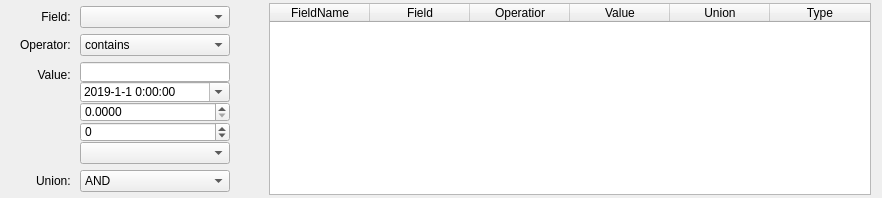
<?xml version="1.0" encoding="UTF-8"?>
<ui version="4.0">
 <class>SearchFieldForm</class>
 <widget class="QWidget" name="SearchFieldForm">
  <property name="geometry">
   <rect>
    <x>0</x>
    <y>0</y>
    <width>882</width>
    <height>190</height>
   </rect>
  </property>
  <property name="focusPolicy">
   <enum>Qt::StrongFocus</enum>
  </property>
  <property name="windowTitle">
   <string>Form</string>
  </property>
  <layout class="QHBoxLayout" name="horizontalLayout" stretch="0,0,1">
   <property name="spacing">
    <number>3</number>
   </property>
   <property name="topMargin">
    <number>3</number>
   </property>
   <property name="bottomMargin">
    <number>3</number>
   </property>
   <item>
    <widget class="QWidget" name="widget" native="true">
     <property name="minimumSize">
      <size>
       <width>220</width>
       <height>0</height>
      </size>
     </property>
     <property name="maximumSize">
      <size>
       <width>220</width>
       <height>16777215</height>
      </size>
     </property>
     <layout class="QGridLayout" name="gridLayout">
      <property name="sizeConstraint">
       <enum>QLayout::SetMinimumSize</enum>
      </property>
      <property name="leftMargin">
       <number>3</number>
      </property>
      <property name="topMargin">
       <number>3</number>
      </property>
      <property name="rightMargin">
       <number>3</number>
      </property>
      <property name="bottomMargin">
       <number>3</number>
      </property>
      <item row="2" column="4" rowspan="2">
       <widget class="QWidget" name="widget_3" native="true">
        <property name="minimumSize">
         <size>
          <width>150</width>
          <height>0</height>
         </size>
        </property>
        <property name="maximumSize">
         <size>
          <width>150</width>
          <height>16777215</height>
         </size>
        </property>
        <layout class="QVBoxLayout" name="verticalLayout">
         <property name="spacing">
          <number>0</number>
         </property>
         <property name="leftMargin">
          <number>0</number>
         </property>
         <property name="topMargin">
          <number>0</number>
         </property>
         <property name="rightMargin">
          <number>0</number>
         </property>
         <property name="bottomMargin">
          <number>0</number>
         </property>
         <item>
          <widget class="QLineEdit" name="leValue">
           <property name="minimumSize">
            <size>
             <width>150</width>
             <height>20</height>
            </size>
           </property>
           <property name="maximumSize">
            <size>
             <width>150</width>
             <height>20</height>
            </size>
           </property>
           <property name="dragEnabled">
            <bool>true</bool>
           </property>
          </widget>
         </item>
         <item>
          <widget class="QDateTimeEdit" name="dteValue">
           <property name="minimumSize">
            <size>
             <width>150</width>
             <height>20</height>
            </size>
           </property>
           <property name="maximumSize">
            <size>
             <width>150</width>
             <height>20</height>
            </size>
           </property>
           <property name="dateTime">
            <datetime>
             <hour>0</hour>
             <minute>0</minute>
             <second>0</second>
             <year>2019</year>
             <month>1</month>
             <day>1</day>
            </datetime>
           </property>
           <property name="minimumDate">
            <date>
             <year>2000</year>
             <month>1</month>
             <day>1</day>
            </date>
           </property>
           <property name="currentSection">
            <enum>QDateTimeEdit::YearSection</enum>
           </property>
           <property name="displayFormat">
            <string>yyyy-M-d H:mm:ss</string>
           </property>
           <property name="calendarPopup">
            <bool>true</bool>
           </property>
          </widget>
         </item>
         <item>
          <widget class="QDoubleSpinBox" name="floatValue">
           <property name="minimumSize">
            <size>
             <width>150</width>
             <height>20</height>
            </size>
           </property>
           <property name="maximumSize">
            <size>
             <width>150</width>
             <height>20</height>
            </size>
           </property>
           <property name="decimals">
            <number>4</number>
           </property>
           <property name="maximum">
            <double>9999999999.989999771118164</double>
           </property>
          </widget>
         </item>
         <item>
          <widget class="QSpinBox" name="intValue">
           <property name="minimumSize">
            <size>
             <width>150</width>
             <height>20</height>
            </size>
           </property>
           <property name="maximumSize">
            <size>
             <width>150</width>
             <height>20</height>
            </size>
           </property>
           <property name="minimum">
            <number>-999999999</number>
           </property>
           <property name="maximum">
            <number>999999999</number>
           </property>
           <property name="singleStep">
            <number>1</number>
           </property>
          </widget>
         </item>
         <item>
          <widget class="QComboBox" name="comboValue"/>
         </item>
        </layout>
       </widget>
      </item>
      <item row="2" column="2">
       <widget class="QLabel" name="label_2">
        <property name="maximumSize">
         <size>
          <width>16777215</width>
          <height>25</height>
         </size>
        </property>
        <property name="text">
         <string>Value: </string>
        </property>
        <property name="alignment">
         <set>Qt::AlignRight|Qt::AlignTrailing|Qt::AlignVCenter</set>
        </property>
       </widget>
      </item>
      <item row="1" column="2">
       <widget class="QLabel" name="labOperator">
        <property name="text">
         <string>Operator: </string>
        </property>
        <property name="alignment">
         <set>Qt::AlignRight|Qt::AlignTrailing|Qt::AlignVCenter</set>
        </property>
       </widget>
      </item>
      <item row="0" column="2">
       <widget class="QLabel" name="label">
        <property name="minimumSize">
         <size>
          <width>60</width>
          <height>0</height>
         </size>
        </property>
        <property name="text">
         <string>Field: </string>
        </property>
        <property name="alignment">
         <set>Qt::AlignRight|Qt::AlignTrailing|Qt::AlignVCenter</set>
        </property>
       </widget>
      </item>
      <item row="0" column="4">
       <widget class="QComboBox" name="cbField">
        <property name="minimumSize">
         <size>
          <width>150</width>
          <height>0</height>
         </size>
        </property>
        <property name="maximumSize">
         <size>
          <width>150</width>
          <height>16777215</height>
         </size>
        </property>
        <property name="cursor">
         <cursorShape>PointingHandCursor</cursorShape>
        </property>
       </widget>
      </item>
      <item row="4" column="2">
       <widget class="QLabel" name="label_3">
        <property name="text">
         <string>Union: </string>
        </property>
        <property name="alignment">
         <set>Qt::AlignRight|Qt::AlignTrailing|Qt::AlignVCenter</set>
        </property>
       </widget>
      </item>
      <item row="4" column="4">
       <widget class="QComboBox" name="cbUnion">
        <property name="minimumSize">
         <size>
          <width>150</width>
          <height>0</height>
         </size>
        </property>
        <property name="maximumSize">
         <size>
          <width>150</width>
          <height>16777215</height>
         </size>
        </property>
        <property name="cursor">
         <cursorShape>PointingHandCursor</cursorShape>
        </property>
        <item>
         <property name="text">
          <string>AND</string>
         </property>
        </item>
        <item>
         <property name="text">
          <string>OR</string>
         </property>
        </item>
       </widget>
      </item>
      <item row="1" column="4">
       <widget class="QComboBox" name="cbOperator">
        <property name="minimumSize">
         <size>
          <width>150</width>
          <height>0</height>
         </size>
        </property>
        <property name="maximumSize">
         <size>
          <width>150</width>
          <height>16777215</height>
         </size>
        </property>
        <property name="cursor">
         <cursorShape>PointingHandCursor</cursorShape>
        </property>
        <item>
         <property name="text">
          <string>contains</string>
         </property>
        </item>
        <item>
         <property name="text">
          <string>=</string>
         </property>
        </item>
        <item>
         <property name="text">
          <string>&gt;</string>
         </property>
        </item>
        <item>
         <property name="text">
          <string>&lt;</string>
         </property>
        </item>
        <item>
         <property name="text">
          <string>&gt;=</string>
         </property>
        </item>
        <item>
         <property name="text">
          <string>&lt;=</string>
         </property>
        </item>
       </widget>
      </item>
     </layout>
    </widget>
   </item>
   <item>
    <widget class="QWidget" name="widget_2" native="true">
     <property name="minimumSize">
      <size>
       <width>30</width>
       <height>0</height>
      </size>
     </property>
     <widget class="QToolButton" name="tbAdd">
      <property name="geometry">
       <rect>
        <x>1</x>
        <y>4</y>
        <width>22</width>
        <height>22</height>
       </rect>
      </property>
      <property name="minimumSize">
       <size>
        <width>22</width>
        <height>22</height>
       </size>
      </property>
      <property name="maximumSize">
       <size>
        <width>22</width>
        <height>22</height>
       </size>
      </property>
      <property name="cursor">
       <cursorShape>PointingHandCursor</cursorShape>
      </property>
      <property name="text">
       <string/>
      </property>
      <property name="icon">
       <iconset resource="../resource/icons.qrc">
        <normaloff>:/button/images/svg/plus-solid.svg</normaloff>:/button/images/svg/plus-solid.svg</iconset>
      </property>
      <property name="autoRaise">
       <bool>true</bool>
      </property>
     </widget>
     <widget class="QToolButton" name="tbUpdate">
      <property name="geometry">
       <rect>
        <x>1</x>
        <y>30</y>
        <width>22</width>
        <height>22</height>
       </rect>
      </property>
      <property name="minimumSize">
       <size>
        <width>22</width>
        <height>22</height>
       </size>
      </property>
      <property name="maximumSize">
       <size>
        <width>22</width>
        <height>22</height>
       </size>
      </property>
      <property name="cursor">
       <cursorShape>PointingHandCursor</cursorShape>
      </property>
      <property name="text">
       <string/>
      </property>
      <property name="icon">
       <iconset resource="../resource/icons.qrc">
        <normaloff>:/button/images/svg/save-solid.svg</normaloff>:/button/images/svg/save-solid.svg</iconset>
      </property>
      <property name="autoRaise">
       <bool>true</bool>
      </property>
     </widget>
     <widget class="QToolButton" name="tbSub">
      <property name="geometry">
       <rect>
        <x>1</x>
        <y>56</y>
        <width>22</width>
        <height>22</height>
       </rect>
      </property>
      <property name="minimumSize">
       <size>
        <width>22</width>
        <height>22</height>
       </size>
      </property>
      <property name="maximumSize">
       <size>
        <width>22</width>
        <height>22</height>
       </size>
      </property>
      <property name="cursor">
       <cursorShape>PointingHandCursor</cursorShape>
      </property>
      <property name="text">
       <string/>
      </property>
      <property name="icon">
       <iconset resource="../resource/icons.qrc">
        <normaloff>:/button/images/svg/minus-solid.svg</normaloff>:/button/images/svg/minus-solid.svg</iconset>
      </property>
      <property name="autoRaise">
       <bool>true</bool>
      </property>
     </widget>
     <widget class="QToolButton" name="tbSearch">
      <property name="geometry">
       <rect>
        <x>1</x>
        <y>80</y>
        <width>25</width>
        <height>25</height>
       </rect>
      </property>
      <property name="minimumSize">
       <size>
        <width>25</width>
        <height>25</height>
       </size>
      </property>
      <property name="maximumSize">
       <size>
        <width>25</width>
        <height>25</height>
       </size>
      </property>
      <property name="cursor">
       <cursorShape>PointingHandCursor</cursorShape>
      </property>
      <property name="text">
       <string/>
      </property>
      <property name="icon">
       <iconset resource="../resource/icons.qrc">
        <normaloff>:/button/images/svg/search-solid.svg</normaloff>:/button/images/svg/search-solid.svg</iconset>
      </property>
      <property name="iconSize">
       <size>
        <width>22</width>
        <height>22</height>
       </size>
      </property>
      <property name="shortcut">
       <string>Return</string>
      </property>
      <property name="checkable">
       <bool>false</bool>
      </property>
      <property name="autoRepeat">
       <bool>false</bool>
      </property>
      <property name="popupMode">
       <enum>QToolButton::InstantPopup</enum>
      </property>
      <property name="autoRaise">
       <bool>true</bool>
      </property>
     </widget>
    </widget>
   </item>
   <item>
    <widget class="QTableWidget" name="twOperators">
     <property name="editTriggers">
      <set>QAbstractItemView::NoEditTriggers</set>
     </property>
     <property name="dragEnabled">
      <bool>false</bool>
     </property>
     <property name="defaultDropAction">
      <enum>Qt::MoveAction</enum>
     </property>
     <property name="selectionMode">
      <enum>QAbstractItemView::SingleSelection</enum>
     </property>
     <property name="selectionBehavior">
      <enum>QAbstractItemView::SelectRows</enum>
     </property>
     <property name="showGrid">
      <bool>true</bool>
     </property>
     <property name="gridStyle">
      <enum>Qt::SolidLine</enum>
     </property>
     <property name="cornerButtonEnabled">
      <bool>false</bool>
     </property>
     <attribute name="horizontalHeaderHighlightSections">
      <bool>false</bool>
     </attribute>
     <column>
      <property name="text">
       <string>FieldName</string>
      </property>
     </column>
     <column>
      <property name="text">
       <string>Field</string>
      </property>
     </column>
     <column>
      <property name="text">
       <string>Operatior</string>
      </property>
     </column>
     <column>
      <property name="text">
       <string>Value</string>
      </property>
     </column>
     <column>
      <property name="text">
       <string>Union</string>
      </property>
     </column>
     <column>
      <property name="text">
       <string>Type</string>
      </property>
     </column>
    </widget>
   </item>
  </layout>
 </widget>
 <resources>
  <include location="../resource/icons.qrc"/>
 </resources>
 <connections/>
</ui>
